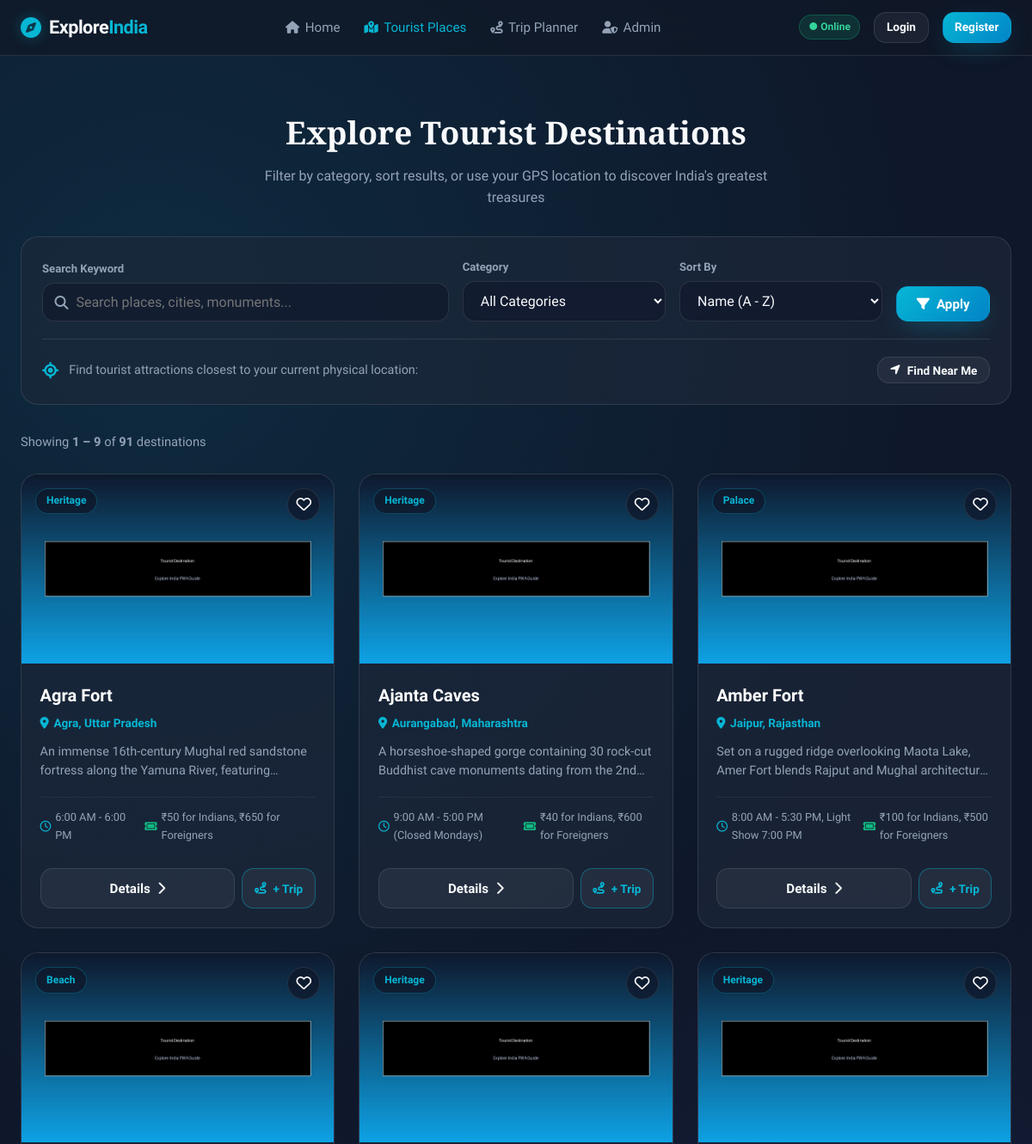
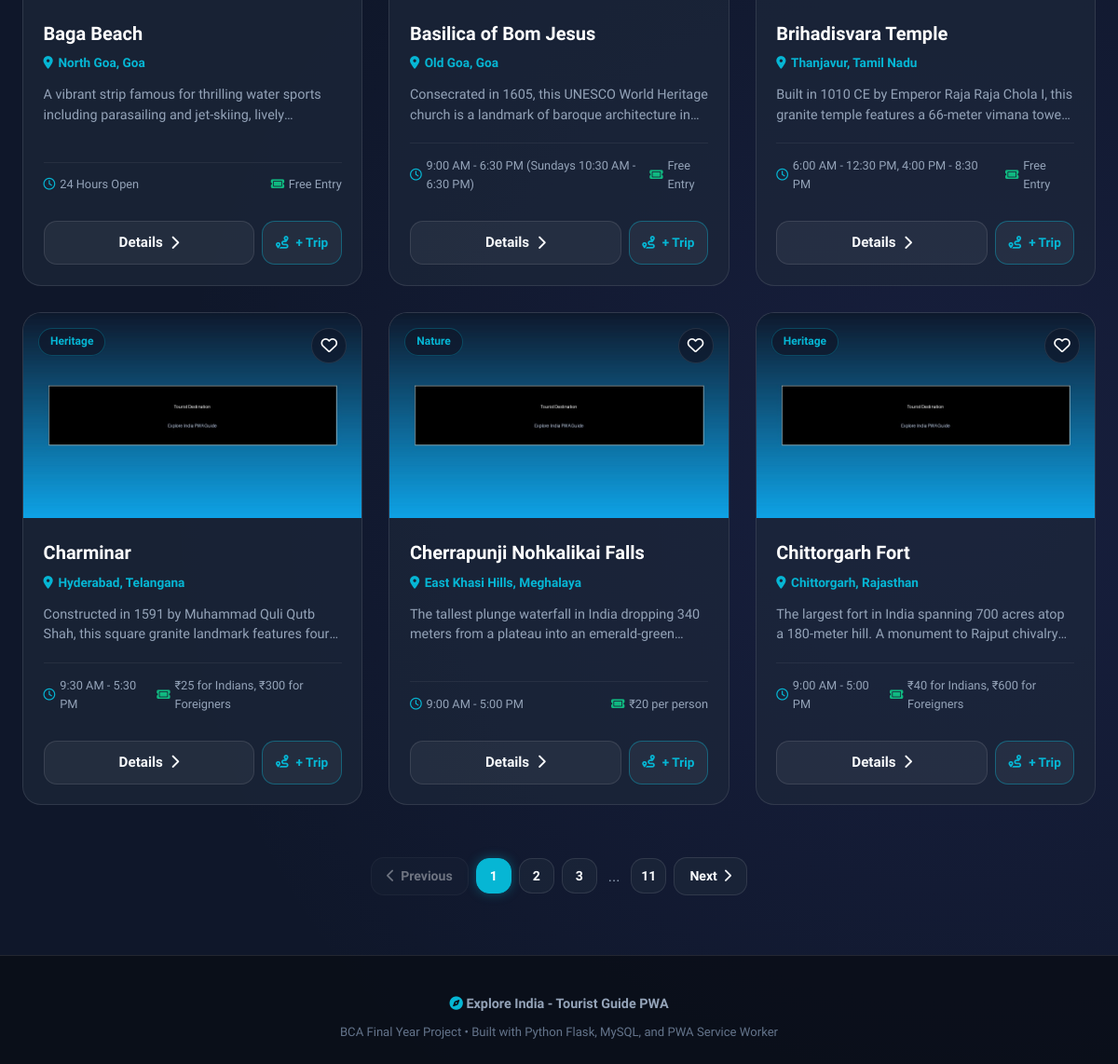
Screenshot of /places with the database file from the repository (2 pictures, top to bottom).
### tables this page shows
CREATE TABLE tourist_places (
                place_id INTEGER PRIMARY KEY AUTOINCREMENT,
                name TEXT NOT NULL,
                location TEXT NOT NULL,
                description TEXT NOT NULL,
                timings TEXT DEFAULT '9:00 AM - 5:00 PM',
                entry_fee TEXT DEFAULT 'Free / Nominal',
                image TEXT DEFAULT 'default_place.jpg',
                category TEXT DEFAULT 'Heritage',
                created_at TIMESTAMP DEFAULT CURRENT_TIMESTAMP
            , latitude REAL NULL, longitude REAL NULL);

### app.py (the view)
@app.route('/places')
def view_places():
    search_query = request.args.get('q', '').strip()
    category_filter = request.args.get('category', '').strip()
    sort_by = request.args.get('sort_by', 'name_asc').strip()
    try:
        page = max(1, int(request.args.get('page', 1)))
    except (ValueError, TypeError):
        page = 1
    per_page = 9
    where_sql = " WHERE 1=1"
    params = []
    if search_query:
        where_sql += " AND (name LIKE %s OR location LIKE %s OR description LIKE %s)"
        pattern = f"%{search_query}%"
        params.extend([pattern, pattern, pattern])
    if category_filter and category_filter != 'All':
        where_sql += " AND category = %s"
        params.append(category_filter)
    sort_map = {
        'name_asc': 'name ASC',
        'name_desc': 'name DESC',
        'newest': 'place_id DESC',
        'oldest': 'place_id ASC'
    }
    order_by = sort_map.get(sort_by, 'name ASC')
    try:
        count_sql = "SELECT COUNT(*) as cnt FROM tourist_places" + where_sql
        cnt_row = query_db(count_sql, tuple(params), fetchone=True)
        total_items = cnt_row['cnt'] if cnt_row else 0
        total_pages = max(1, math.ceil(total_items / per_page))
        if page > total_pages and total_items > 0:
            page = total_pages
        offset = (page - 1) * per_page
        data_sql = f"SELECT * FROM tourist_places{where_sql} ORDER BY {order_by} LIMIT {per_page} OFFSET {offset}"
        places = query_db(data_sql, tuple(params), fetchall=True) or []
        categories = query_db("SELECT DISTINCT category FROM tourist_places WHERE category IS NOT NULL", fetchall=True)
        cat_list = [c['category'] for c in categories] if categories else []
    except Exception as e:
        logger.error("Error retrieving places list: %s", e)
        places = []
        cat_list = []
        total_items = 0
        total_pages = 1
    user_fav_ids = []
    if 'user_id' in session:
        try:
            favs = query_db("SELECT place_id FROM favorites WHERE user_id = %s", (session['user_id'],), fetchall=True)
            user_fav_ids = [f['place_id'] for f in favs] if favs else []
        except Exception:
            pass
    return render_template(
        'places.html',
        places=places,
        total_places=total_items,
        page=page,
        total_pages=total_pages,
        has_prev=(page > 1),
        has_next=(page < total_pages),
        prev_num=page - 1,
        next_num=page + 1,
        search_query=search_query,
        selected_category=category_filter,
        sort_by=sort_by,
        categories=cat_list,
        user_fav_ids=user_fav_ids
    )

### app.py (called while the page is built)
def get_csrf_token():
    if '_csrf_token' not in session:
        session['_csrf_token'] = secrets.token_hex(32)
    return session['_csrf_token']

@app.template_filter('image_url')
def image_url_filter(image_name):
    if not image_name:
        return url_for('static', filename='images/default_place.jpg')
    image_str = str(image_name).strip()
    if image_str.startswith(('http://', 'https://')):
        return image_str
    return url_for('static', filename='images/' + image_str)

@app.context_processor
def inject_template_helpers():
    return dict(csrf_token=get_csrf_token, image_url=image_url_filter)

    def __call__(self, environ, start_response):
        query_string = environ.get('QUERY_STRING', '')
        if '__path' in query_string:
            params = parse_qs(query_string, keep_blank_values=True)
            if '__path' in params:
                dest = params.pop('__path')[0].lstrip('/')
                environ['PATH_INFO'] = '/' + dest
                environ['QUERY_STRING'] = urlencode(params, doseq=True)
        elif environ.get('PATH_INFO') in ('/api/index', '/api/index.py'):
            environ['PATH_INFO'] = '/'
        return self.wsgi_app(environ, start_response)

### database.py (called while the page is built, shortened)
def get_sqlite_runtime_path():
    bundled_path = os.path.join(os.path.dirname(os.path.abspath(__file__)), 'tourist_guide.db')
    return bundled_path

def parse_database_config():
    db_url = os.environ.get('DATABASE_URL') or os.environ.get('MYSQL_URL')
    mysql_host = os.environ.get('MYSQL_HOST')
    return {
        'configured': False,
        'host': None,
        'port': 3306,
        'user': None,
        'password': '',
        'db': None,
        'ssl': False,
        'source': None
    }

def get_db():
    return db_instance.get_connection()

def is_mysql():
    return db_instance.use_mysql

def dict_from_row(row):
    if row is None:
        return None
    if isinstance(row, dict):
        return row
    return dict(row)

def dicts_from_rows(rows):
    return [dict_from_row(r) for r in rows]

### templates/places.html (shortened to what this page needs)
{% extends 'base.html' %}
{% block content %}
<div class="container" style="padding-top: 2.5rem; padding-bottom: 4rem;">
  <div style="text-align: center; max-width: 650px; margin: 0 auto 2rem;">
    <h1 class="section-title title-serif" style="font-size: 2.3rem; margin-bottom: 0.5rem;">
      Explore Tourist Destinations
    </h1>
    <p style="color: var(--text-muted);">
      Filter by category, sort results, or use your GPS location to discover India's greatest treasures
    </p>
  </div>
  <div class="filter-panel" style="background: var(--bg-glass-card); border: 1px solid var(--border-glass); border-radius: var(--radius-lg); padding: 1.5rem; margin-bottom: 2rem;">
    <form action="{{ url_for('view_places') }}" method="GET" style="display: flex; gap: 1rem; flex-wrap: wrap; align-items: flex-end;">
      <div style="flex: 2; min-width: 240px;">
        <label class="form-label" style="font-size: 0.82rem; margin-bottom: 0.4rem; color: var(--text-muted);">Search Keyword</label>
        <div style="position: relative;">
          <input type="text" name="q" value="{{ search_query }}" class="form-control" placeholder="Search places, cities, monuments..." style="padding-left: 2.4rem;">
          <i class="fas fa-magnifying-glass" style="position: absolute; left: 0.9rem; top: 50%; transform: translateY(-50%); color: var(--text-muted);"></i>
        </div>
      </div>
      <div style="flex: 1; min-width: 170px;">
        <label class="form-label" style="font-size: 0.82rem; margin-bottom: 0.4rem; color: var(--text-muted);">Category</label>
        <select name="category" class="form-control" style="cursor: pointer;">
          <option value="">All Categories</option>
        </select>
      </div>
      <div style="flex: 1; min-width: 170px;">
        <label class="form-label" style="font-size: 0.82rem; margin-bottom: 0.4rem; color: var(--text-muted);">Sort By</label>
        <select name="sort_by" class="form-control" style="cursor: pointer;">
          <option value="name_asc" {% if sort_by == 'name_asc' %}selected{% endif %}>Name (A - Z)</option>
        </select>
      </div>
      <div style="display: flex; gap: 0.5rem;">
        <button type="submit" class="btn btn-primary">
          <i class="fas fa-filter"></i> Apply
        </button>
      </div>
    </form>
    <div style="margin-top: 1.25rem; padding-top: 1.25rem; border-top: 1px solid var(--border-glass); display: flex; align-items: center; justify-content: space-between; flex-wrap: wrap; gap: 1rem;">
      <div style="display: flex; align-items: center; gap: 0.75rem; color: var(--text-muted); font-size: 0.9rem;">
        <i class="fas fa-location-crosshairs" style="color: var(--primary); font-size: 1.2rem;"></i>
        <span>Find tourist attractions closest to your current physical location:</span>
      </div>
      <button type="button" id="btn-geolocate" class="btn btn-outline btn-sm" onclick="locateNearbyPlaces()">
        <i class="fas fa-location-arrow"></i> Find Near Me
      </button>
    </div>
  </div>
  <div style="display: flex; align-items: center; justify-content: space-between; margin-bottom: 1.5rem; flex-wrap: wrap; gap: 0.5rem;">
    <span style="font-size: 0.92rem; color: var(--text-muted);">
      {% if total_places > 0 %}
        Showing <strong>{{ (page - 1) * 9 + 1 }} &ndash; {{ [page * 9, total_places]|min }}</strong> of <strong>{{ total_places }}</strong> destinations
      {% else %}
        Showing <strong>0</strong> destinations
      {% endif %}
    </span>
  </div>
  {% if places %}
    <div class="places-grid">
      {% for place in places %}
        <div class="place-card">
          <div class="card-img-wrapper">
            <img src="{{ place.image|image_url }}" alt="{{ place.name }}" class="card-img" loading="lazy" onerror="this.onerror=null; this.src='/static/images/default_place.jpg';">
            <span class="category-pill">{{ place.category or 'Heritage' }}</span>
            <button class="fav-btn {% if place.place_id in user_fav_ids %}active{% endif %}" onclick="toggleFavorite({{ place.place_id }}, this)" aria-label="Save to Favorites" title="Save to Favorites">
              <i class="{% if place.place_id in user_fav_ids %}fas{% else %}far{% endif %} fa-heart"></i>
            </button>
          </div>
          <div class="card-body">
            <h3 class="place-title">{{ place.name }}</h3>
            <div class="place-location">
              <i class="fas fa-location-dot"></i> {{ place.location }}
            </div>
            <p class="place-desc">{{ place.description }}</p>
            <div class="card-info-row">
              <span class="info-item"><i class="far fa-clock" style="color: var(--primary);"></i> {{ place.timings }}</span>
              <span class="info-item" style="margin-left: auto;"><i class="fas fa-ticket" style="color: var(--accent);"></i> {{ place.entry_fee }}</span>
            </div>
            <div style="display: flex; gap: 0.5rem; margin-top: 0.75rem;">
              <a href="{{ url_for('place_details', place_id=place.place_id) }}" class="btn btn-outline" style="flex: 1;">
                Details <i class="fas fa-chevron-right"></i>
              </a>
              <button type="button" onclick="openAddToTripModal({{ place.place_id }}, '{{ place.name|replace("'", "\\'") }}')" class="btn btn-outline btn-sm" title="Add to Trip Itinerary" style="color: var(--primary); border-color: rgba(6, 182, 212, 0.4);">
                <i class="fas fa-route"></i> + Trip
              </button>
            </div>
          </div>
        </div>
      {% endfor %}
    </div>
    {% if total_pages > 1 %}
      <div class="pagination-container" style="display: flex; justify-content: center; align-items: center; gap: 0.5rem; margin-top: 3.5rem; flex-wrap: wrap;">
        {% if has_prev %}
          <a href="{{ url_for('view_places', page=prev_num, q=search_query, category=selected_category, sort_by=sort_by) }}" class="pagination-btn">
            <i class="fas fa-chevron-left"></i> Previous
          </a>
        {% else %}
          <span class="pagination-btn disabled">
            <i class="fas fa-chevron-left"></i> Previous
          </span>
        {% endif %}
        {% for p in range(1, total_pages + 1) %}
          {% if p == 1 or p == total_pages or (p >= page - 2 and p <= page + 2) %}
            {% if p == page %}
              <span class="pagination-number active">{{ p }}</span>
            {% else %}
              <a href="{{ url_for('view_places', page=p, q=search_query, category=selected_category, sort_by=sort_by) }}" class="pagination-number">
                {{ p }}
              </a>
            {% endif %}
          {% elif p == page - 3 or p == page + 3 %}
            <span style="color: var(--text-muted); padding: 0 0.25rem;">...</span>
          {% endif %}
        {% endfor %}
        {% if has_next %}
          <a href="{{ url_for('view_places', page=next_num, q=search_query, category=selected_category, sort_by=sort_by) }}" class="pagination-btn">
            Next <i class="fas fa-chevron-right"></i>
          </a>
        {% else %}
          <span class="pagination-btn disabled">
            Next <i class="fas fa-chevron-right"></i>
          </span>
        {% endif %}
      </div>
    {% endif %}
  {% endif %}
</div>
{% endblock %}

### rows the page displays
tourist_places: category "Heritage", name "Agra Fort", location "Agra, Uttar Pradesh", description "An immense 16th-century Mughal red sandstone fortress along the Yamuna River,…", timings "6:00 AM - 6:00 PM", entry_fee "₹50 for Indians, ₹650 for Foreigners"
tourist_places: category "Heritage", name "Ajanta Caves", location "Aurangabad, Maharashtra", description "A horseshoe-shaped gorge containing 30 rock-cut Buddhist cave monuments dating from the…", timings "9:00 AM - 5:00 PM (Closed Mondays)", entry_fee "₹40 for Indians, ₹600 for Foreigners"
tourist_places: category "Palace", name "Amber Fort", location "Jaipur, Rajasthan", description "Set on a rugged ridge overlooking Maota Lake, Amer Fort blends Rajput and Mughal…", timings "8:00 AM - 5:30 PM, Light Show 7:00 PM", entry_fee "₹100 for Indians, ₹500 for Foreigners"
tourist_places: category "Beach", name "Baga Beach", location "North Goa, Goa", description "A vibrant strip famous for thrilling water sports including parasailing and jet-skiing,…", timings "24 Hours Open", entry_fee "Free Entry"
tourist_places: category "Heritage", name "Basilica of Bom Jesus", location "Old Goa, Goa", description "Consecrated in 1605, this UNESCO World Heritage church is a landmark of baroque architecture…", timings "9:00 AM - 6:30 PM (Sundays 10:30 AM - 6:30 PM)", entry_fee "Free Entry"
tourist_places: category "Heritage", name "Brihadisvara Temple", location "Thanjavur, Tamil Nadu", description "Built in 1010 CE by Emperor Raja Raja Chola I, this granite temple features a 66-meter vimana…", timings "6:00 AM - 12:30 PM, 4:00 PM - 8:30 PM", entry_fee "Free Entry"
tourist_places: category "Heritage", name "Charminar", location "Hyderabad, Telangana", description "Constructed in 1591 by Muhammad Quli Qutb Shah, this square granite landmark features…", timings "9:30 AM - 5:30 PM", entry_fee "₹25 for Indians, ₹300 for Foreigners"
tourist_places: category "Nature", name "Cherrapunji Nohkalikai Falls", location "East Khasi Hills, Meghalaya", description "The tallest plunge waterfall in India dropping 340 meters from a plateau into an…", timings "9:00 AM - 5:00 PM", entry_fee "₹20 per person"
tourist_places: category "Heritage", name "Chittorgarh Fort", location "Chittorgarh, Rajasthan", description "The largest fort in India spanning 700 acres atop a 180-meter hill. A monument to Rajput…", timings "9:00 AM - 5:00 PM", entry_fee "₹40 for Indians, ₹600 for Foreigners"

### other values shown
{{ (page - 1) * 9 + 1 }} "1"
{{ [page * 9, total_places]|min }} "9"
{{ total_places }} "91"
{{ p }} "1"
{{ p }} "2" "3" "11"
